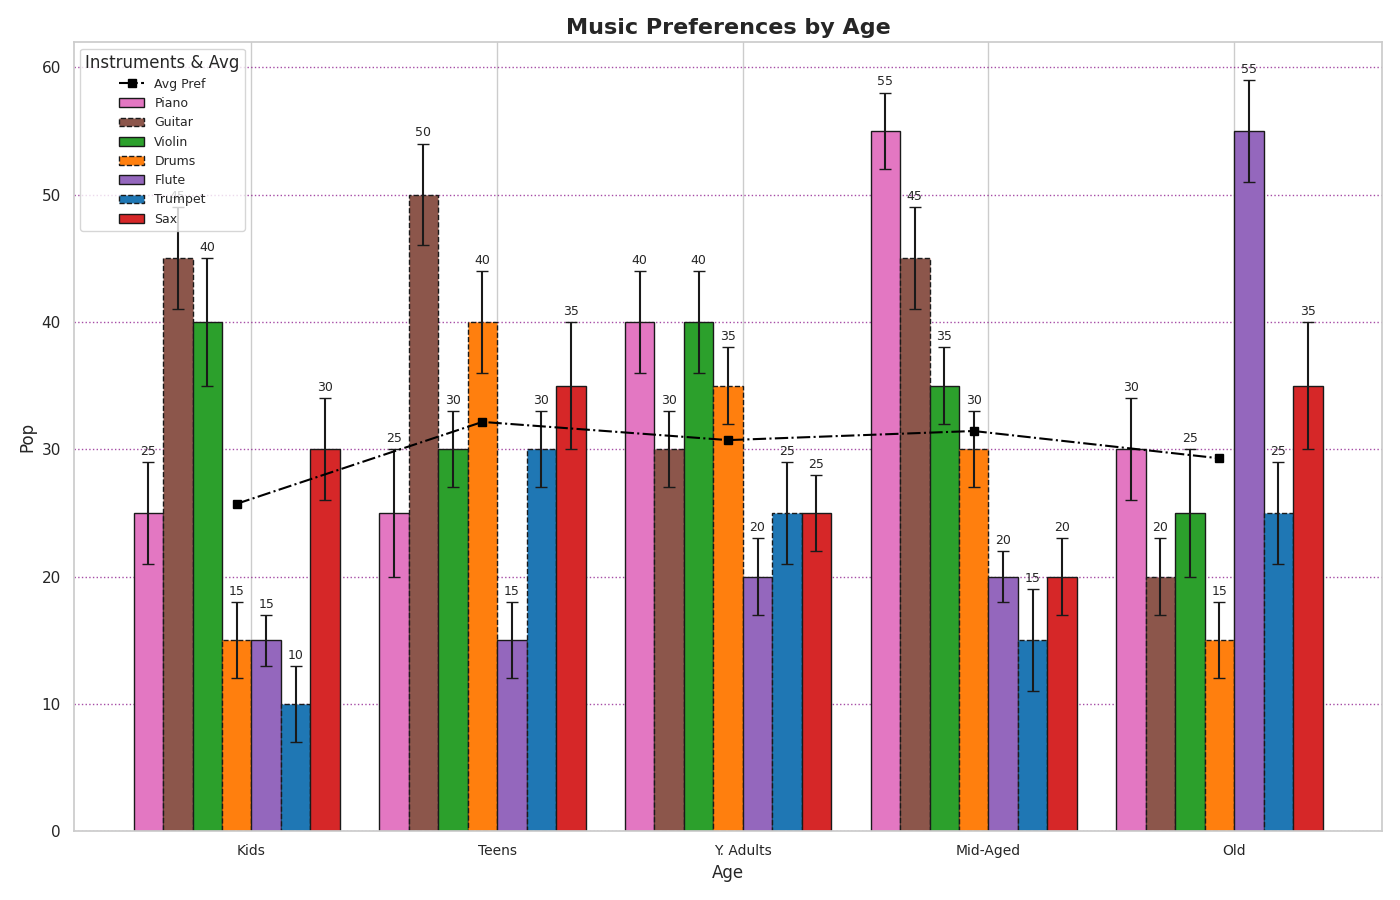

Python code for this plot:
import matplotlib.pyplot as plt
import numpy as np

age_grps = ['Kids', 'Teens', 'Y. Adults', 'Mid-Aged', 'Old']
instruments = ['Piano', 'Guitar', 'Violin', 'Drums', 'Flute', 'Trumpet', 'Sax']

# Manually altered preferences to create random-like pattern
preferences = np.array([
    [25, 45, 40, 15, 15, 10, 30],   # Altered Kids preferences
    [25, 50, 30, 40, 15, 30, 35],   # Altered Teens preferences
    [40, 30, 40, 35, 20, 25, 25],   # Altered Young Adults preferences
    [55, 45, 35, 30, 20, 15, 20],   # Altered Mid-Aged preferences
    [30, 20, 25, 15, 55, 25, 35]    # Altered Old preferences
])

std_devs = np.array([
    [4, 4, 5, 3, 2, 3, 4],   # Altered std_devs for consistency
    [5, 4, 3, 4, 3, 3, 5],
    [4, 3, 4, 3, 3, 4, 3],
    [3, 4, 3, 3, 2, 4, 3],
    [4, 3, 5, 3, 4, 4, 5]
])

fig, ax = plt.subplots(figsize=(14, 9))

bar_width = 0.12
indices = np.arange(len(age_grps))

colors = ['#e377c2', '#8c564b', '#2ca02c', '#ff7f0e', '#9467bd', '#1f77b4', '#d62728']

for i, instrument in enumerate(instruments):
    bar = ax.bar(
        indices + i * bar_width, 
        preferences[:, i], 
        width=bar_width, 
        yerr=std_devs[:, i], 
        label=instrument, 
        color=colors[i],
        capsize=4,
        edgecolor='k',
        linestyle='-' if i % 2 == 0 else '--'
    )
    ax.bar_label(bar, label_type='edge', padding=3, fontsize=9)

ax.set_xlabel('Age', fontsize=12)
ax.set_ylabel('Pop', fontsize=12)
ax.set_title('Music Preferences by Age', fontsize=16, fontweight='bold')
ax.set_xticks(indices + bar_width * (len(instruments) / 2))
ax.set_xticklabels(age_grps, fontsize=10)

average_preferences = preferences.mean(axis=1)
ax.plot(indices + bar_width * (len(instruments) / 2 - 0.5), average_preferences, label='Avg Pref', color='black', linestyle='-.', marker='s')

ax.legend(title='Instruments & Avg', fontsize=9, loc='upper left')

ax.yaxis.grid(True, linestyle=':', which='major', color='purple', alpha=0.7)

plt.tight_layout()
plt.show()
